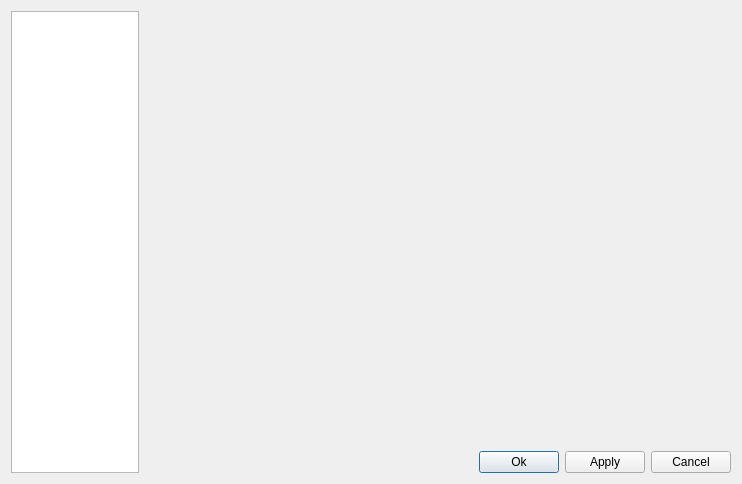
<ui version="4.0" >
 <class>CSettingsDlgClass</class>
 <widget class="QDialog" name="CSettingsDlgClass" >
  <property name="geometry" >
   <rect>
    <x>0</x>
    <y>0</y>
    <width>742</width>
    <height>484</height>
   </rect>
  </property>
  <property name="windowTitle" >
   <string>CSettingsDlg</string>
  </property>
  <layout class="QGridLayout" name="gridLayout" >
   <item rowspan="2" row="0" column="0" >
    <widget class="QListWidget" name="contentsWidget" >
     <property name="maximumSize" >
      <size>
       <width>128</width>
       <height>16777215</height>
      </size>
     </property>
     <property name="movement" >
      <enum>QListView::Snap</enum>
     </property>
     <property name="spacing" >
      <number>12</number>
     </property>
     <property name="viewMode" >
      <enum>QListView::IconMode</enum>
     </property>
    </widget>
   </item>
   <item row="0" column="1" >
    <widget class="QStackedWidget" name="pagesWidget" >
     <widget class="QWidget" name="page" />
     <widget class="QWidget" name="page_2" />
    </widget>
   </item>
   <item row="1" column="1" >
    <layout class="QHBoxLayout" name="horizontalLayout" >
     <item>
      <spacer name="horizontalSpacer" >
       <property name="orientation" >
        <enum>Qt::Horizontal</enum>
       </property>
       <property name="sizeHint" stdset="0" >
        <size>
         <width>40</width>
         <height>20</height>
        </size>
       </property>
      </spacer>
     </item>
     <item>
      <widget class="QPushButton" name="okButton" >
       <property name="text" >
        <string>Ok</string>
       </property>
      </widget>
     </item>
     <item>
      <widget class="QPushButton" name="applyButton" >
       <property name="text" >
        <string>Apply</string>
       </property>
      </widget>
     </item>
     <item>
      <widget class="QPushButton" name="cancelButton" >
       <property name="text" >
        <string>Cancel</string>
       </property>
      </widget>
     </item>
    </layout>
   </item>
  </layout>
 </widget>
 <layoutdefault spacing="6" margin="11" />
 <resources/>
 <connections/>
</ui>
